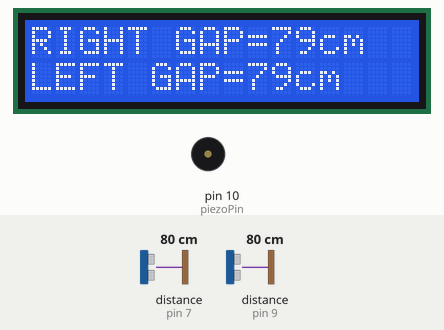
Simulated run of this sketch. Board: Arduino Uno, built with avr-gcc and run on an emulated ATmega328P. Shown: 16×2 character LCD, buzzer (waves = sounding). Wiring (inferred from the names in the program): 2 × ultrasonic range finder: trigger pin 6, echo pin 7 / trigger pin 8, echo pin 9. The test bench sets the inputs (shaded band); at power-on: distance to the obstacle (sensors on pin 7, pin 9) 80 cm. The echo pulse lasts 58.3 µs per cm.

Above: at 1.2 s.
1.3 s: distance to the obstacle (sensor on pin 7) set to 18 cm
At 2.9 s:
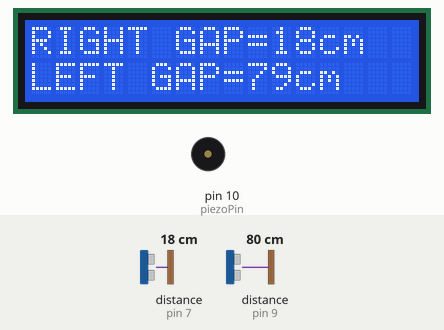
5.4 s: distance to the obstacle (sensor on pin 7) set to 15 cm
At 6.4 s:
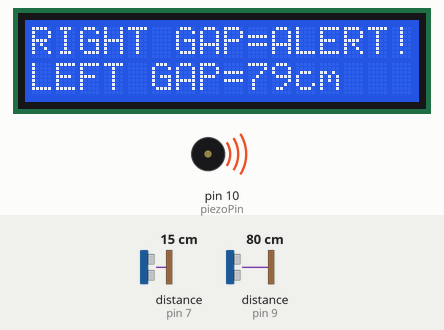
9.1 s: distance to the obstacle (sensor on pin 9) set to 2 cm
At 9.44 s:
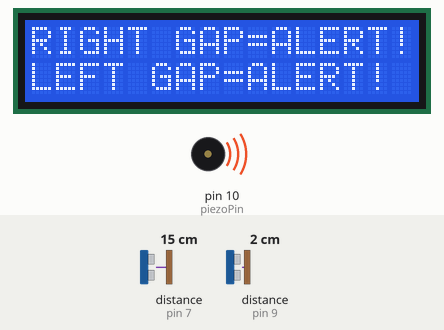
12.1 s: distance to the obstacle (sensor on pin 7) set to 35 cm
At 12.46 s:
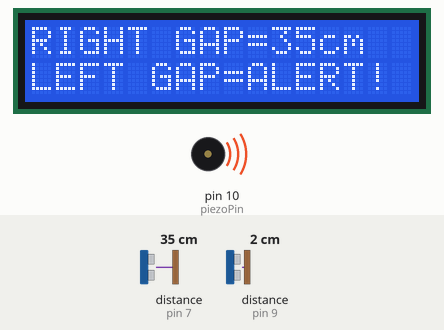
15.2 s: distance to the obstacle (sensor on pin 9) set to 15 cm
16.7 s: distance to the obstacle (sensor on pin 9) set to 19 cm
At 17.1 s:
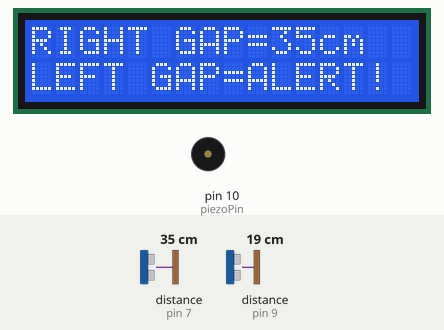
Timing chart, 0 to 19.7 s (numbered marks = the images above; inputs shaded):
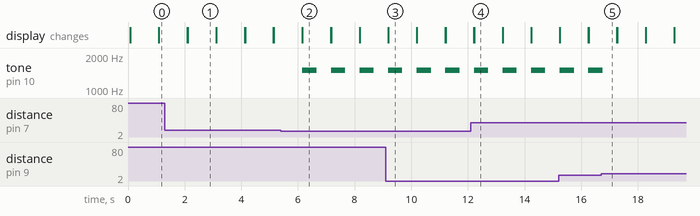

Measured:
- the behaviour switches between 17 and 16 cm on distance to the obstacle (sensor on pin 7) (found by bisection; images 1 and 2)
- the behaviour switches between 16 and 17 cm on distance to the obstacle (sensor on pin 9) (found by bisection; images 4 and 5)
- after the input at 1.3 s, the display: first differs from a run without the input after 0.81 s (image 1)
- after the input at 5.4 s, tone on pin 10 (piezoPin): alternates 1500 Hz for 0.50 s and silent for 0.51 s, starting after 0.76 s; the display: first differs from a run without the input after 0.76 s (image 2)
- after the input at 9.1 s, the display: first differs from a run without the input after 0.09 s (image 3)
- after the input at 12.1 s, the display: first differs from a run without the input after 0.12 s (image 4)
- after the input at 16.7 s, tone on pin 10 (piezoPin): goes on until 16.8 s, then stays silent

The sketch:

Parking_Assist_System.ino
```cpp
#include <LiquidCrystal.h>

const int rs = 12, en = 11, d4 = 5, d5 = 4, d6 = 3, d7 = 2;
LiquidCrystal lcd(rs, en, d4, d5, d6, d7);
int trig1=6,echo1=7;
int trig2=8,echo2=9;
int piezoPin=10;

void setup() {
  lcd.begin(16, 2);
  pinMode(trig1,OUTPUT);
  pinMode(trig2,OUTPUT);
  pinMode(echo1,INPUT);
  pinMode(echo2,INPUT);
  pinMode(piezoPin,OUTPUT);
}

void loop() {

  digitalWrite(trig1,HIGH);
  delayMicroseconds(10);
  digitalWrite(trig1,LOW);
  int x= pulseIn(echo1,HIGH);
  int d1= (0.034*x)/2;

  digitalWrite(trig2,HIGH);
  delayMicroseconds(10);
  digitalWrite(trig2,LOW);
  int y= pulseIn(echo2,HIGH);
  int d2= (0.034*y)/2;

  lcd.setCursor(0,0);
  lcd.print("RIGHT GAP=");

  if(d1<=15 || d2<=15)
  {
    tone(piezoPin,1500,500);
  }

  if(d1>15)
  {
    lcd.print(d1+1);
    lcd.print("cm");
  }
  else{
    lcd.print("ALERT!!");
  }

  lcd.setCursor(0,1);
  lcd.print("LEFT GAP=");

  if(d2>15)
  {
    lcd.print(d2+1);
    lcd.print("cm");
  }
  else{
    lcd.print("ALERT!");
  }

  delay(1000);
  lcd.clear();
}
```
